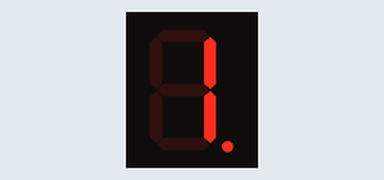
A sketch run on a simulated Arduino Uno, built with avr-gcc and run on an emulated ATmega328P. Shown: 1-digit seven-segment display. Wiring (inferred from the names in the program): 1-digit 7-segment display, segments lit when LOW: segments pin 2, pin 3, pin 4, pin 6, pin 7, pin 8, pin 9, pin 5. The segment pins are drawn as the display they are named for.

Above: at 0.1 s.
At 1.1 s:
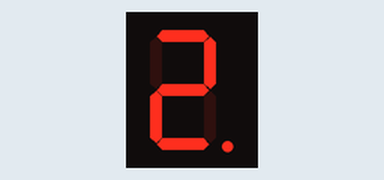
At 2.1 s:
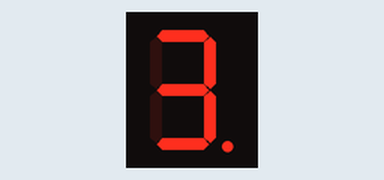
At 4.1 s:
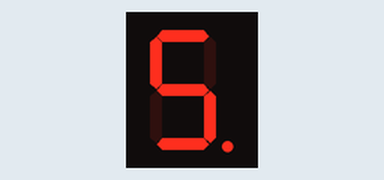
At 6.1 s:
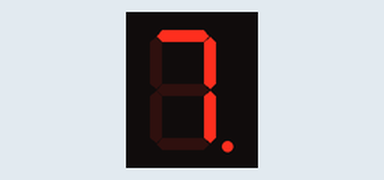
At 9.1 s:
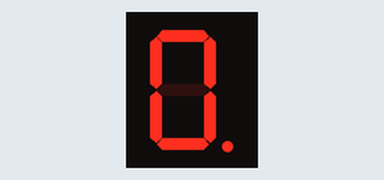

Measured:
- by itself, everything shown: repeats every 10.0 s, in 10 steps
- what the display in image 1 shows lasts 1.0 s, from 1.0 s to 2.0 s

The sketch:

Seven_Segment.ino
```cpp
// Pin untuk setiap segmen dp, G, F, E, D, C, B, A (dp tidak digunakan)
const int segmentPins[8] = {5, 9, 8, 7, 6, 4, 3, 2};

// Pola biner untuk setiap angka 0-9
const byte digits[10] = {
  B11111101,  // angka 0
  B01100001,  // angka 1
  B11011011,  // angka 2
  B11110011,  // angka 3
  B01100111,  // angka 4
  B10110111,  // angka 5
  B10111111,  // angka 6
  B11100001,  // angka 7
  B11111111,  // angka 8
  B11110111   // angka 9
};

void setup() {
  // Inisialisasi semua pin segmen sebagai OUTPUT
  for (int i = 0; i < 8; i++) {
    pinMode(segmentPins[i], OUTPUT);
  }
}

void loop() {
  // Perulangan dari angka 1 hingga 9, kemudian 0, lalu berulang
  for (int i = 1; i <= 9; i++) {
    tampilkanAngka(i);
    delay(1000);  // Jeda 1 detik sebelum menampilkan angka berikutnya
  }
  // Menampilkan angka 0 setelah 9
  tampilkanAngka(0);
  delay(1000);  // Jeda 1 detik sebelum memulai dari angka 1 lagi
}

// Fungsi untuk menampilkan angka pada seven-segment
void tampilkanAngka(int num) {
  boolean segState;

  for (int seg = 1; seg < 8; seg++) {
    // Cek status bit untuk setiap segmen berdasarkan angka
    segState = bitRead(digits[num], seg);

    // Aktifkan atau matikan segmen sesuai pola biner angka
    digitalWrite(segmentPins[seg], !segState);
  }
}
```
